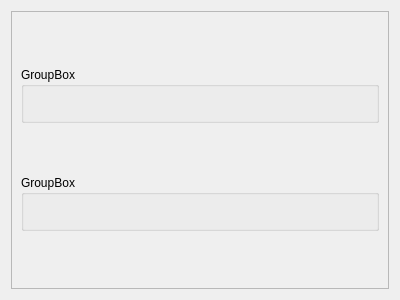
<?xml version="1.0" encoding="UTF-8"?>
<ui version="4.0">
 <class>Form</class>
 <widget class="QWidget" name="Form">
  <property name="geometry">
   <rect>
    <x>0</x>
    <y>0</y>
    <width>400</width>
    <height>300</height>
   </rect>
  </property>
  <property name="windowTitle">
   <string>Form</string>
  </property>
  <layout class="QVBoxLayout" name="verticalLayout">
   <item>
    <widget class="QScrollArea" name="scrollArea">
     <property name="widgetResizable">
      <bool>true</bool>
     </property>
     <property name="alignment">
      <set>Qt::AlignLeading|Qt::AlignLeft|Qt::AlignTop</set>
     </property>
     <widget class="QWidget" name="scrollAreaWidgetContents">
      <property name="geometry">
       <rect>
        <x>0</x>
        <y>0</y>
        <width>384</width>
        <height>284</height>
       </rect>
      </property>
      <property name="layoutDirection">
       <enum>Qt::LeftToRight</enum>
      </property>
      <property name="autoFillBackground">
       <bool>false</bool>
      </property>
      <layout class="QVBoxLayout" name="verticalLayoutWidgets">
       <item>
        <widget class="QGroupBox" name="groupBox">
         <property name="minimumSize">
          <size>
           <width>0</width>
           <height>56</height>
          </size>
         </property>
         <property name="maximumSize">
          <size>
           <width>16777215</width>
           <height>56</height>
          </size>
         </property>
         <property name="focusPolicy">
          <enum>Qt::ClickFocus</enum>
         </property>
         <property name="title">
          <string>GroupBox</string>
         </property>
        </widget>
       </item>
       <item>
        <widget class="QGroupBox" name="groupBox_2">
         <property name="minimumSize">
          <size>
           <width>0</width>
           <height>56</height>
          </size>
         </property>
         <property name="maximumSize">
          <size>
           <width>16777215</width>
           <height>56</height>
          </size>
         </property>
         <property name="focusPolicy">
          <enum>Qt::ClickFocus</enum>
         </property>
         <property name="title">
          <string>GroupBox</string>
         </property>
        </widget>
       </item>
      </layout>
     </widget>
    </widget>
   </item>
  </layout>
 </widget>
 <resources/>
 <connections/>
</ui>
